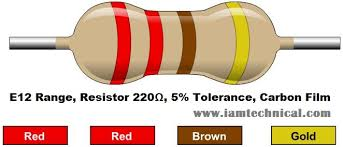
#> input picture images.jfif, 343 x 147 px
$ python resistor.py
#> lines starting #> are read from the running program, lines starting #| are printed output that depends on the picture
import cv2
import numpy as np
import matplotlib.pyplot as plt
import tkinter as tk
from tkinter import filedialog
import matplotlib.image as mpimg
ix,iy = -1,-1
ex,ey = -1,-1
drawing=False
red_lower=np.array([0,174,130]);red_higher = np.array([2,255,204])
brown_lower = [0,245,63] ; brown_higher = [22,255,143]
black_lower = np.array([0,0,0]); black_higher = np.array([180,255,12])
violet_lower = [163,212,52]; violet_higher = [183,232,132]
yellow_lower =[ 16,182,175]; yellow_higher = [36,202,255]
orange_lower= [5,209,224]; orange_higher = [11,255,255]
green_lower = [39,171,126]; green_higher = [64,191,206]
str =""
def adjust_gamma(image, gamma=1.6):
	# build a lookup table mapping the pixel values [0, 255] to
	# their adjusted gamma values
	invGamma = 1.0 / gamma
	table = np.array([((i / 255.0) ** invGamma) * 255
		for i in np.arange(0, 256)]).astype("uint8")

	# apply gamma correction using the lookup table
	return cv2.LUT(image, table)
def draw_line(event,x,y,flags,param):
	global ix,iy,ex,ey,drawing
	if event == cv2.EVENT_LBUTTONDOWN:
		drawing=True
		ix,iy=x,y
		print(ix,iy)
	if event == cv2.EVENT_RBUTTONDOWN:
		if drawing== True:
			ex,ey=x,y
			cv2.line(img,(ix,iy),(x,y),(255,0,0),5)


def traverse(img_hsv):
	global str
	count = 0
	flag = 0
	accuracy =[0,0,0,0,0,0,0,0]
	for i in range(ix,ex):
		pixel=img_hsv[iy,i]
		#print(pixel)

		#print(pixel)
		if((red_lower[0]<=pixel[0]<=red_higher[0] or 176 <= pixel[0]<= 180 )and red_lower[1]<=pixel[1]<=red_higher[1] and red_lower[2]<= pixel[2]<=red_higher[2]):
			if(flag==1 and accuracy[1]<=4):
				continue
			# print("Red",end="")

			if count<2:
				str = str+"2"

			elif count ==2:
				str = str + "x100"

			count+=1
			flag=1
			acc=0
			accuracy[1]+=1
		elif(brown_lower[1]<=pixel[1]<=brown_higher[1] and brown_lower[0]<=pixel[0]<=brown_higher[0] and brown_lower[2]<=pixel[2]<=brown_higher[2]):
			if(flag==2 and accuracy[2]<=4):
				continue
			#print("brown",end="")
			if count<2:
				str = str+"1"
				count+=1
			elif count ==2:
				str = str + "x10"
				count+=1
			flag=2
			acc = 0
			accuracy[2]+=1
		elif(violet_lower[1]<=pixel[1]<=violet_higher[1] and violet_lower[0]<=pixel[0]<=violet_higher[0] and violet_lower[2]<=pixel[2]<=violet_higher[2]):
			if(flag==3 and accuracy[3]<=4):
				continue
			#print("violet",end="")
			if count<2:
				str = str+"7"

			elif count ==2:
				str = str + "x10^7"
			count+=1
			flag=3
			accuracy[3]+=1
		elif(black_lower[1]<=pixel[1]<=black_higher[1] and black_lower[0]<=pixel[0]<=black_higher[0] and black_lower[2]<=pixel[2]<=black_higher[2]):
			if(flag==4 and accuracy[4]<=4):
				continue
			#print("violet",end="")
			if count<2:
				str = str+"0"

			elif count ==2:
				str = str + ""
			count+=1
			flag=4

			accuracy[4]+=1
		elif(yellow_lower[1]<=pixel[1]<=yellow_higher[1] and yellow_lower[0]<=pixel[0]<=yellow_higher[0] and yellow_lower[2]<=pixel[2]<=yellow_higher[2]):
			if(flag==5 and accuracy[5]<=4):
				continue
			#print("violet",end="")
			if count<2:
				str = str+"4"

			elif count ==2:
				str = str + ""
			count+=1
			flag=5
			acc =0
			accuracy[5]+=1
		elif(orange_lower[1]<=pixel[1]<=orange_higher[1] and orange_lower[0]<=pixel[0]<=orange_higher[0] and orange_lower[2]<=pixel[2]<=orange_higher[2]):
			if(flag==6 and accuracy[6]<=4):
				continue
			#print("violet",end="")
			if count<2:
				str = str+"3"

			elif count ==2:
				str = str + ""
			count+=1
			flag=5
			acc =0
			accuracy[6]+=1
		elif(green_lower[1]<=pixel[1]<=green_higher[1] and green_lower[0]<=pixel[0]<=green_higher[0] and green_lower[2]<=pixel[2]<=green_higher[2]):
			if(flag==7 and accuracy[7]<=4):
				continue
			#print("violet",end="")
			if count<2:
				str = str+"5"

			elif count ==2:
				str = str + ""
			count+=1
			flag=5
			acc =0
			accuracy[7]+=1
		else:
			flag=-1
file_path = filedialog.askopenfilename()
#> the answer given: images.jfif
img = cv2.imread(file_path)
#> img is the input picture: shape (147, 343, 3); mean B, G, R 178.3, 195.5, 220.3
# img=mpimg.imread('img.jfif')
kernel = np.ones((5,5), np.uint8)

image_erosion = cv2.erode(img, kernel, iterations=1)
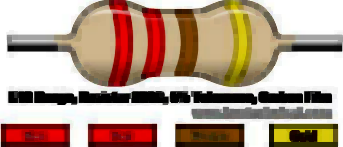
#> image_erosion: shape (147, 343, 3); mean B, G, R 139.4, 156.2, 181.3
adjusted = adjust_gamma(image_erosion)
#> in adjust_gamma, `return cv2.LUT(image, table)`:
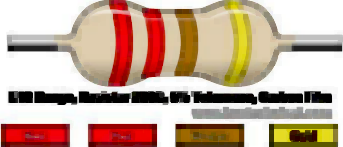
#> returned value: shape (147, 343, 3); mean of channels 0, 1, 2 153, 170.6, 197.3; drawn as B, G, R
img_hsv=cv2.cvtColor(image_erosion,cv2.COLOR_BGR2HSV)
#> img_hsv: shape (147, 343, 3); mean H, S, V 21.9, 77.3, 181.7
# print(img.shape)
img_hsv = cv2.resize(img_hsv,(960,640))
#> img_hsv: shape (640, 960, 3); mean H, S, V 21.8, 77.2, 181.7
img = cv2.resize(img,(960,640))
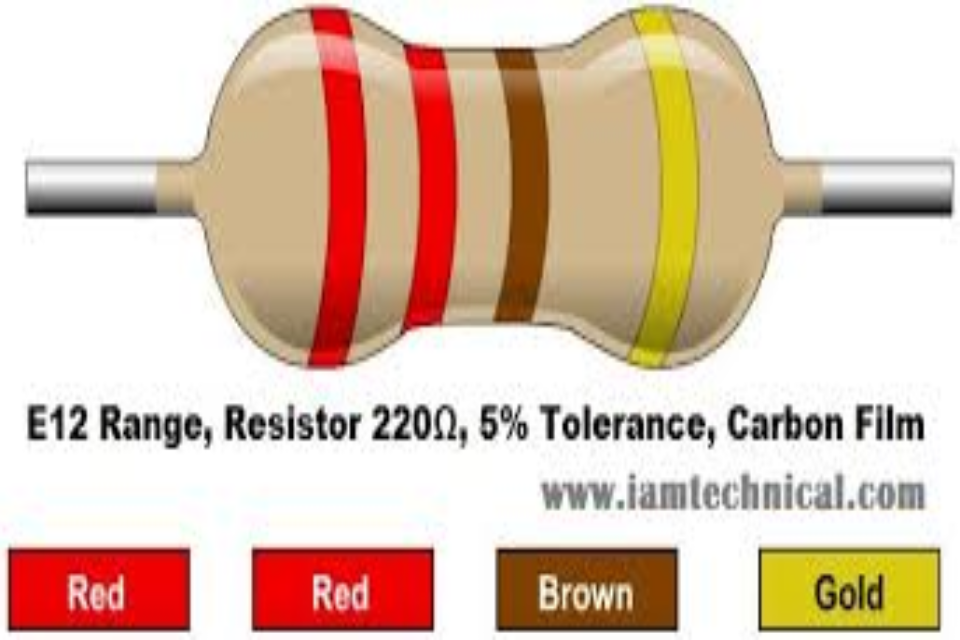
#> img: shape (640, 960, 3); mean B, G, R 178.3, 195.4, 220.2
cv2.namedWindow('image')

#brown = cv2.inRange(img_hsv,np.array(green_lower),np.array(green_higher))

#cv2.imshow('red',brown)
#cv2.imshow('img',adjusted)
cv2.setMouseCallback('image',draw_line)

while(1):
    cv2.imshow('image',img)
    k = cv2.waitKey(1) & 0xFF
#> (key q is pressed here)
    if k == ord('q'):
    	break
traverse(img_hsv)
#> after the loop in traverse, `for i in range(ix,ex):`: accuracy = [0, 0, 0, 0, 0, 0, 0, 0]; count = 0; str = ''
print(str)
# plt.imshow(image_erosion)
# plt.show()

cv2.destroyAllWindows()

$ run again, on img6.jpg
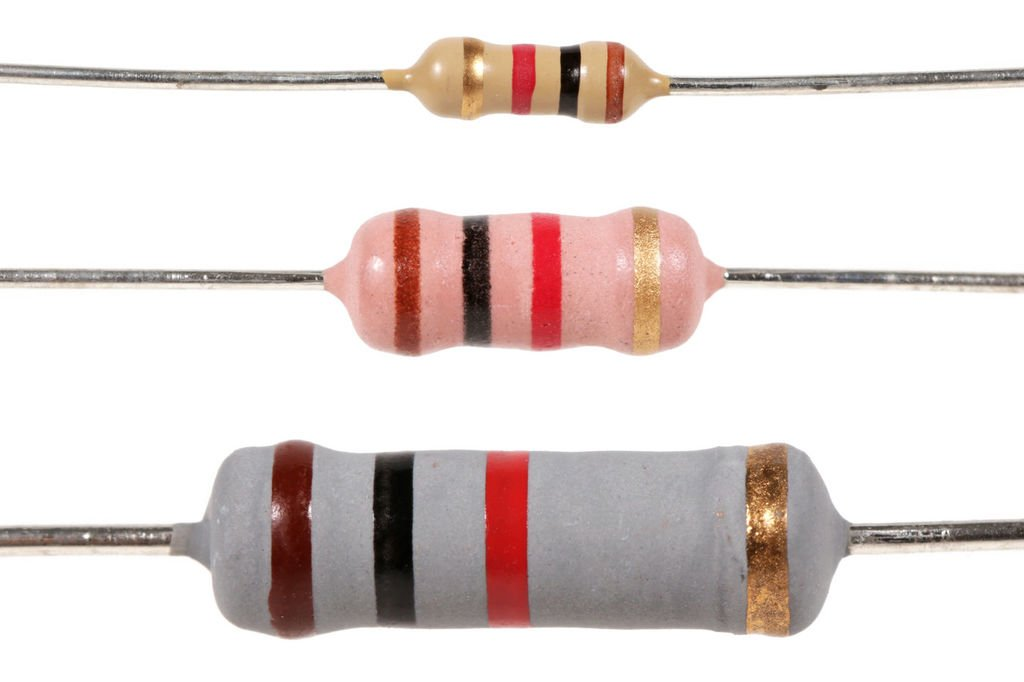
#> input picture img6.jpg, 1024 x 682 px
#> img is the input picture: shape (682, 1024, 3); mean B, G, R 216.1, 218.3, 227.6
#> `image_erosion = cv2.erode(img, kernel, iterations=1)`:
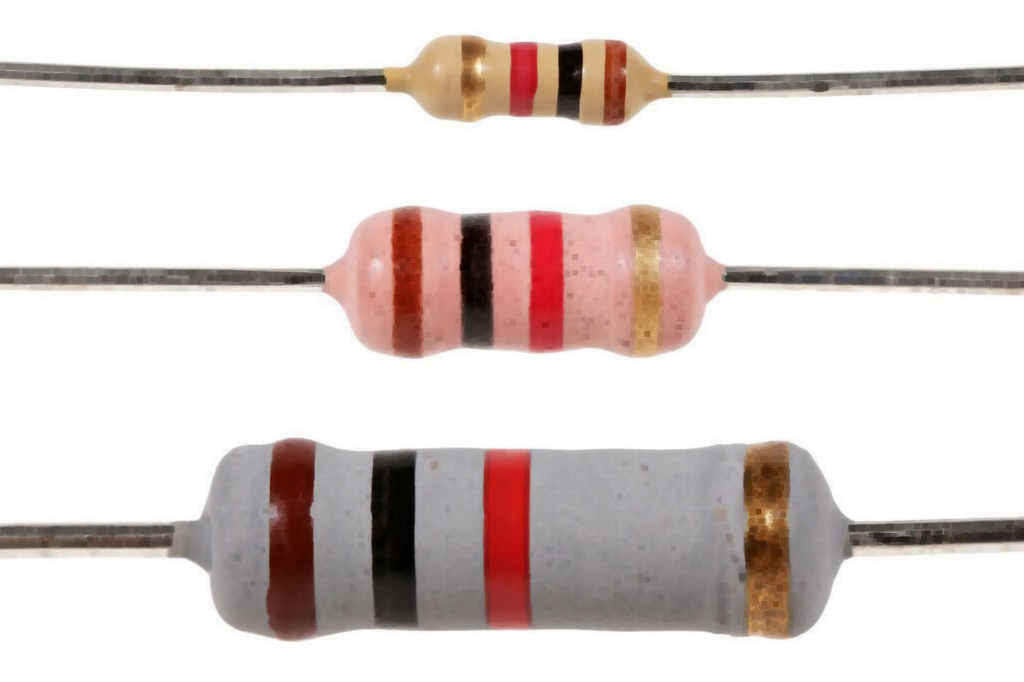
#> image_erosion: shape (682, 1024, 3); mean B, G, R 209.4, 211.8, 221.7
#> in adjust_gamma, `return cv2.LUT(image, table)`:
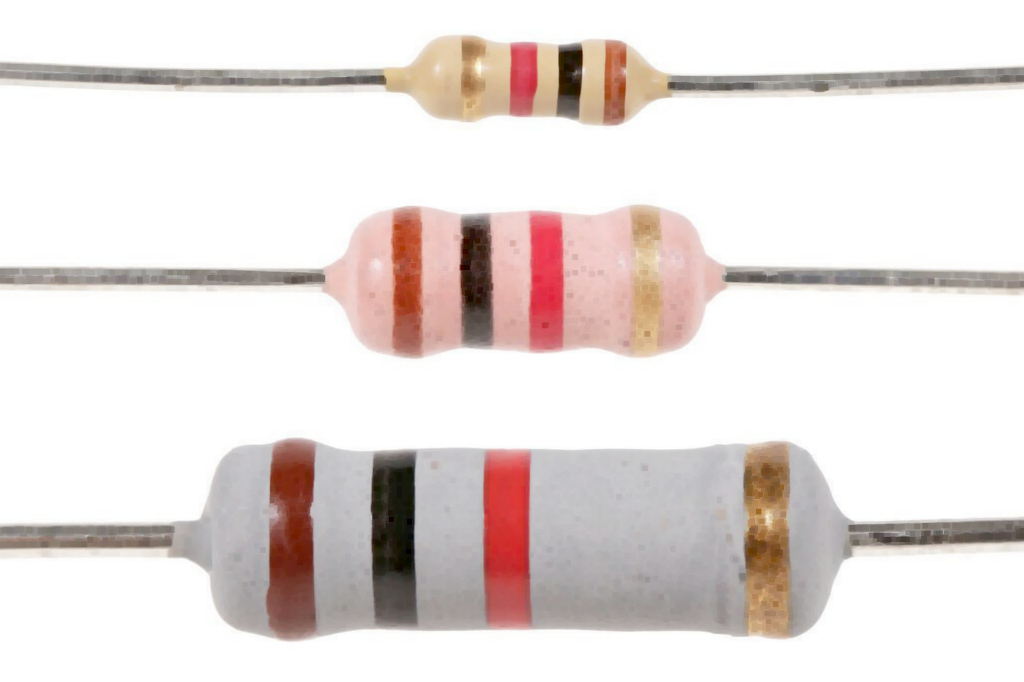
#> returned value: shape (682, 1024, 3); mean of channels 0, 1, 2 220.4, 222.7, 231; drawn as B, G, R
#> img: shape (640, 960, 3)
#> after the loop in traverse, `for i in range(ix,ex):`: accuracy = [0, 0, 0, 0, 0, 0, 0, 0]; count = 0; str = ''

$ run again, on img7.jpg
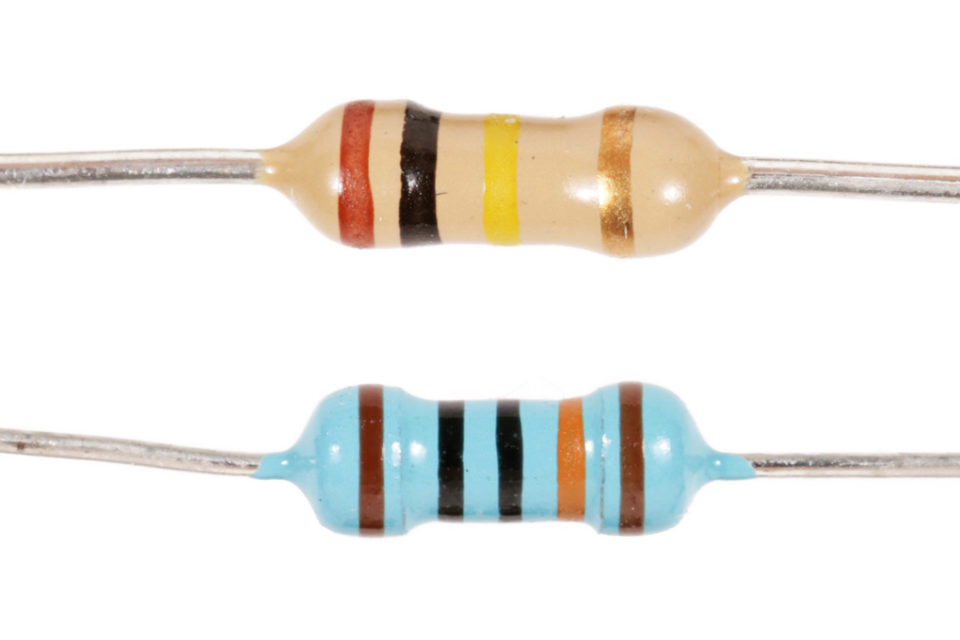
#> input picture img7.jpg, 960 x 640 px
#> img is the input picture: shape (640, 960, 3); mean B, G, R 231.9, 236.2, 238
#> `image_erosion = cv2.erode(img, kernel, iterations=1)`:
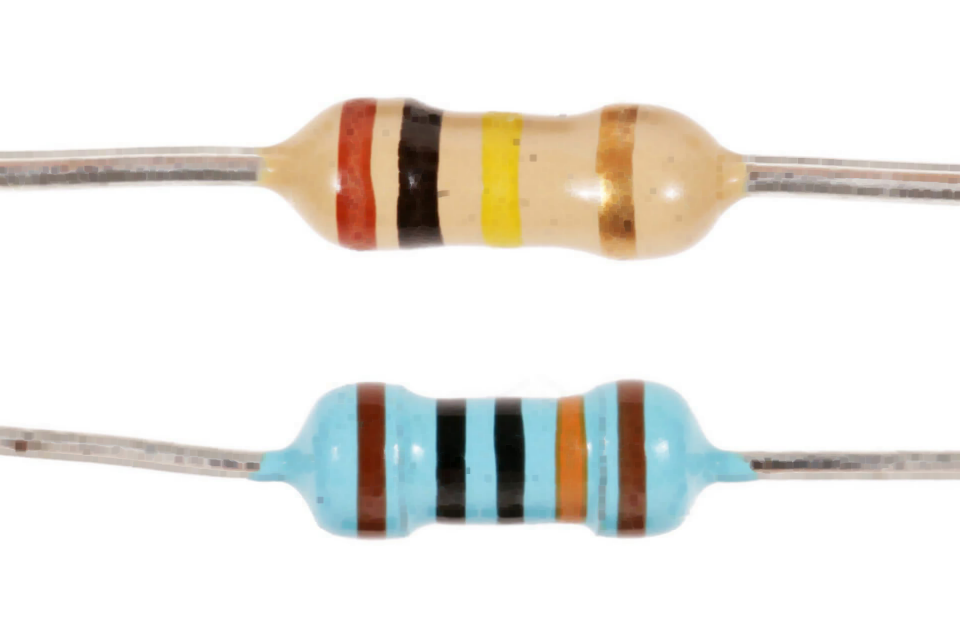
#> image_erosion: shape (640, 960, 3); mean B, G, R 227.5, 232.4, 234.7
#> in adjust_gamma, `return cv2.LUT(image, table)`:
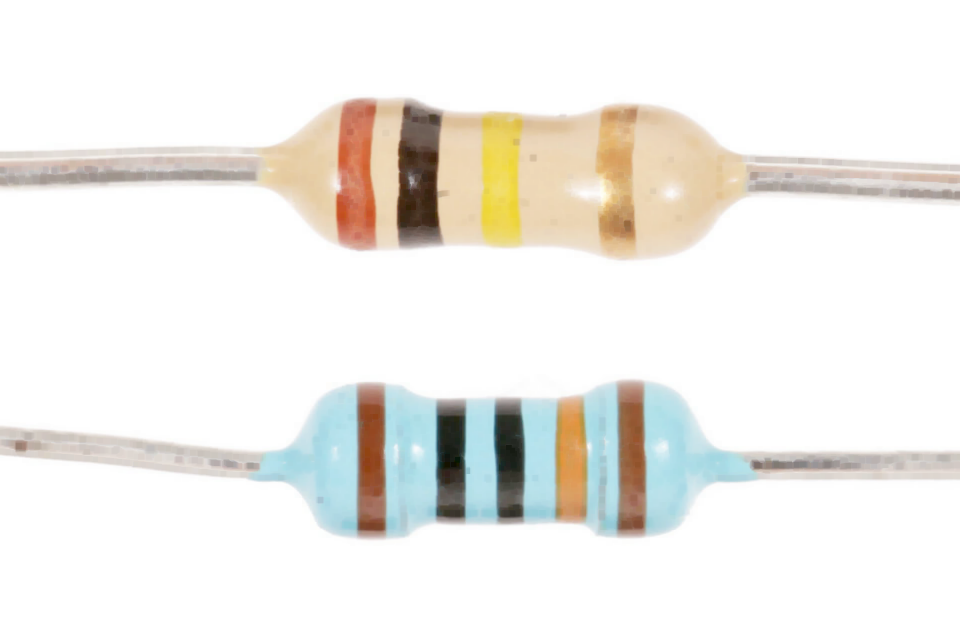
#> returned value: shape (640, 960, 3); mean of channels 0, 1, 2 234.3, 238.6, 240.5; drawn as B, G, R
#> img_hsv: shape (640, 960, 3); mean H, S, V 10.6, 21.4, 238.8
#> after the loop in traverse, `for i in range(ix,ex):`: accuracy = [0, 0, 0, 0, 0, 0, 0, 0]; count = 0; str = ''
